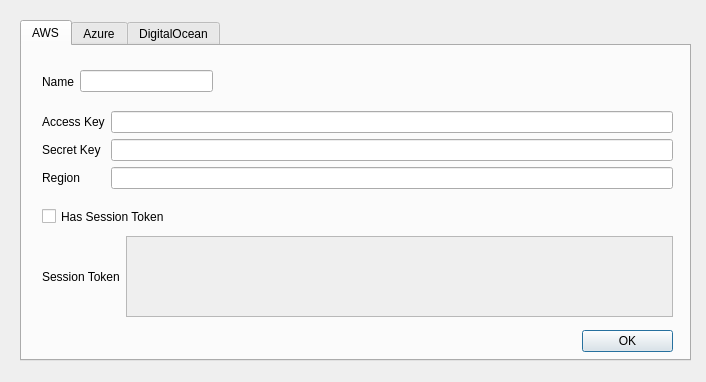
<?xml version="1.0" encoding="UTF-8"?>
<ui version="4.0">
 <class>addCredsDialog</class>
 <widget class="QDialog" name="addCredsDialog">
  <property name="geometry">
   <rect>
    <x>0</x>
    <y>0</y>
    <width>706</width>
    <height>382</height>
   </rect>
  </property>
  <property name="windowTitle">
   <string>Add Credentials</string>
  </property>
  <property name="windowIcon">
   <iconset>
    <normaloff>logo.png</normaloff>logo.png</iconset>
  </property>
  <property name="sizeGripEnabled">
   <bool>false</bool>
  </property>
  <widget class="QTabWidget" name="credsTabWidget">
   <property name="geometry">
    <rect>
     <x>20</x>
     <y>20</y>
     <width>671</width>
     <height>341</height>
    </rect>
   </property>
   <property name="tabShape">
    <enum>QTabWidget::Rounded</enum>
   </property>
   <property name="currentIndex">
    <number>0</number>
   </property>
   <widget class="QWidget" name="awsTab">
    <attribute name="title">
     <string>AWS</string>
    </attribute>
    <widget class="QWidget" name="formLayoutWidget">
     <property name="geometry">
      <rect>
       <x>20</x>
       <y>65</y>
       <width>631</width>
       <height>82</height>
      </rect>
     </property>
     <layout class="QFormLayout" name="formLayout">
      <item row="0" column="0">
       <widget class="QLabel" name="label">
        <property name="text">
         <string>Access Key</string>
        </property>
       </widget>
      </item>
      <item row="0" column="1">
       <widget class="QLineEdit" name="awsAccessKeyLineEdit"/>
      </item>
      <item row="1" column="0">
       <widget class="QLabel" name="label_2">
        <property name="text">
         <string>Secret Key</string>
        </property>
       </widget>
      </item>
      <item row="1" column="1">
       <widget class="QLineEdit" name="awsSecretKeyLineEdit"/>
      </item>
      <item row="2" column="0">
       <widget class="QLabel" name="label_13">
        <property name="text">
         <string>Region</string>
        </property>
       </widget>
      </item>
      <item row="2" column="1">
       <widget class="QLineEdit" name="awsRegionLineEdit"/>
      </item>
     </layout>
    </widget>
    <widget class="QCheckBox" name="awsHasSessionCheckBox">
     <property name="geometry">
      <rect>
       <x>20</x>
       <y>160</y>
       <width>171</width>
       <height>21</height>
      </rect>
     </property>
     <property name="text">
      <string>Has Session Token</string>
     </property>
    </widget>
    <widget class="QWidget" name="horizontalLayoutWidget_3">
     <property name="geometry">
      <rect>
       <x>20</x>
       <y>20</y>
       <width>171</width>
       <height>31</height>
      </rect>
     </property>
     <layout class="QHBoxLayout" name="horizontalLayout_3">
      <item>
       <widget class="QLabel" name="label_3">
        <property name="text">
         <string>Name</string>
        </property>
       </widget>
      </item>
      <item>
       <widget class="QLineEdit" name="awsNameLineEdit"/>
      </item>
     </layout>
    </widget>
    <widget class="QWidget" name="horizontalLayoutWidget_6">
     <property name="geometry">
      <rect>
       <x>20</x>
       <y>190</y>
       <width>631</width>
       <height>81</height>
      </rect>
     </property>
     <layout class="QHBoxLayout" name="horizontalLayout_6">
      <item>
       <widget class="QLabel" name="label_12">
        <property name="text">
         <string>Session Token</string>
        </property>
       </widget>
      </item>
      <item>
       <widget class="QTextEdit" name="awsSessionTokenTextEdit">
        <property name="enabled">
         <bool>false</bool>
        </property>
       </widget>
      </item>
     </layout>
    </widget>
    <widget class="QWidget" name="horizontalLayoutWidget">
     <property name="geometry">
      <rect>
       <x>560</x>
       <y>280</y>
       <width>91</width>
       <height>31</height>
      </rect>
     </property>
     <layout class="QHBoxLayout" name="horizontalLayout">
      <item>
       <widget class="QPushButton" name="addAWSCredsPushButton">
        <property name="text">
         <string>OK</string>
        </property>
       </widget>
      </item>
     </layout>
    </widget>
   </widget>
   <widget class="QWidget" name="azureTab">
    <attribute name="title">
     <string>Azure</string>
    </attribute>
    <widget class="QWidget" name="horizontalLayoutWidget_4">
     <property name="geometry">
      <rect>
       <x>20</x>
       <y>20</y>
       <width>171</width>
       <height>31</height>
      </rect>
     </property>
     <layout class="QHBoxLayout" name="horizontalLayout_4">
      <item>
       <widget class="QLabel" name="label_8">
        <property name="text">
         <string>Name</string>
        </property>
       </widget>
      </item>
      <item>
       <widget class="QLineEdit" name="lineEdit_8"/>
      </item>
     </layout>
    </widget>
    <widget class="QPushButton" name="pushButton">
     <property name="geometry">
      <rect>
       <x>570</x>
       <y>277</y>
       <width>80</width>
       <height>21</height>
      </rect>
     </property>
     <property name="text">
      <string>OK</string>
     </property>
    </widget>
    <widget class="QWidget" name="formLayoutWidget_4">
     <property name="geometry">
      <rect>
       <x>19</x>
       <y>59</y>
       <width>321</width>
       <height>231</height>
      </rect>
     </property>
     <layout class="QFormLayout" name="formLayout_4">
      <item row="0" column="0">
       <widget class="QLabel" name="label_14">
        <property name="text">
         <string>Access Key</string>
        </property>
       </widget>
      </item>
      <item row="1" column="0">
       <widget class="QLabel" name="label_15">
        <property name="text">
         <string>Access Token</string>
        </property>
       </widget>
      </item>
      <item row="2" column="0">
       <widget class="QLabel" name="label_16">
        <property name="text">
         <string>Refresh Token</string>
        </property>
       </widget>
      </item>
      <item row="0" column="1">
       <widget class="QLineEdit" name="lineEdit"/>
      </item>
      <item row="1" column="1">
       <widget class="QTextEdit" name="textEdit"/>
      </item>
      <item row="2" column="1">
       <widget class="QTextEdit" name="textEdit_2"/>
      </item>
      <item row="3" column="0">
       <widget class="QLabel" name="label_17">
        <property name="text">
         <string>Resource</string>
        </property>
       </widget>
      </item>
      <item row="3" column="1">
       <widget class="QLineEdit" name="lineEdit_2"/>
      </item>
     </layout>
    </widget>
    <widget class="Line" name="line">
     <property name="geometry">
      <rect>
       <x>340</x>
       <y>60</y>
       <width>20</width>
       <height>231</height>
      </rect>
     </property>
     <property name="orientation">
      <enum>Qt::Vertical</enum>
     </property>
    </widget>
    <widget class="QWidget" name="formLayoutWidget_5">
     <property name="geometry">
      <rect>
       <x>360</x>
       <y>60</y>
       <width>291</width>
       <height>111</height>
      </rect>
     </property>
     <layout class="QFormLayout" name="formLayout_5">
      <item row="0" column="0">
       <widget class="QLabel" name="label_18">
        <property name="text">
         <string>Username</string>
        </property>
       </widget>
      </item>
      <item row="0" column="1">
       <widget class="QLineEdit" name="lineEdit_3"/>
      </item>
      <item row="1" column="0">
       <widget class="QLabel" name="label_19">
        <property name="text">
         <string>Password</string>
        </property>
       </widget>
      </item>
      <item row="1" column="1">
       <widget class="QLineEdit" name="lineEdit_13"/>
      </item>
      <item row="2" column="0">
       <widget class="QLabel" name="label_21">
        <property name="text">
         <string>Resource</string>
        </property>
       </widget>
      </item>
      <item row="2" column="1">
       <widget class="QLineEdit" name="lineEdit_12"/>
      </item>
      <item row="3" column="0">
       <widget class="QLabel" name="label_24">
        <property name="text">
         <string>Tenant ID</string>
        </property>
       </widget>
      </item>
      <item row="3" column="1">
       <widget class="QLineEdit" name="lineEdit_17"/>
      </item>
     </layout>
    </widget>
    <widget class="Line" name="line_5">
     <property name="geometry">
      <rect>
       <x>360</x>
       <y>170</y>
       <width>291</width>
       <height>20</height>
      </rect>
     </property>
     <property name="orientation">
      <enum>Qt::Horizontal</enum>
     </property>
    </widget>
    <widget class="QWidget" name="formLayoutWidget_6">
     <property name="geometry">
      <rect>
       <x>360</x>
       <y>190</y>
       <width>291</width>
       <height>82</height>
      </rect>
     </property>
     <layout class="QFormLayout" name="formLayout_6">
      <item row="0" column="0">
       <widget class="QLabel" name="label_20">
        <property name="text">
         <string>Client ID</string>
        </property>
       </widget>
      </item>
      <item row="0" column="1">
       <widget class="QLineEdit" name="lineEdit_14"/>
      </item>
      <item row="1" column="0">
       <widget class="QLabel" name="label_22">
        <property name="text">
         <string>Client Secret</string>
        </property>
       </widget>
      </item>
      <item row="1" column="1">
       <widget class="QLineEdit" name="lineEdit_15"/>
      </item>
      <item row="2" column="0">
       <widget class="QLabel" name="label_23">
        <property name="text">
         <string>Tenant ID</string>
        </property>
       </widget>
      </item>
      <item row="2" column="1">
       <widget class="QLineEdit" name="lineEdit_16"/>
      </item>
     </layout>
    </widget>
   </widget>
   <widget class="QWidget" name="digitaloceanTab">
    <attribute name="title">
     <string>DigitalOcean</string>
    </attribute>
    <widget class="QWidget" name="formLayoutWidget_2">
     <property name="geometry">
      <rect>
       <x>10</x>
       <y>180</y>
       <width>501</width>
       <height>82</height>
      </rect>
     </property>
     <layout class="QFormLayout" name="formLayout_2">
      <item row="0" column="0">
       <widget class="QLabel" name="label_4">
        <property name="text">
         <string>Access Key</string>
        </property>
       </widget>
      </item>
      <item row="1" column="0">
       <widget class="QLabel" name="label_5">
        <property name="text">
         <string>Secret Key</string>
        </property>
       </widget>
      </item>
      <item row="2" column="0">
       <widget class="QLabel" name="label_6">
        <property name="text">
         <string>Region</string>
        </property>
       </widget>
      </item>
      <item row="0" column="1">
       <widget class="QLineEdit" name="lineEdit_4"/>
      </item>
      <item row="2" column="1">
       <widget class="QLineEdit" name="lineEdit_6"/>
      </item>
      <item row="1" column="1">
       <widget class="QLineEdit" name="lineEdit_5"/>
      </item>
     </layout>
    </widget>
    <widget class="QDialogButtonBox" name="buttonBox_3">
     <property name="geometry">
      <rect>
       <x>490</x>
       <y>270</y>
       <width>161</width>
       <height>31</height>
      </rect>
     </property>
     <property name="orientation">
      <enum>Qt::Horizontal</enum>
     </property>
     <property name="standardButtons">
      <set>QDialogButtonBox::Cancel|QDialogButtonBox::Ok</set>
     </property>
    </widget>
    <widget class="QWidget" name="horizontalLayoutWidget_2">
     <property name="geometry">
      <rect>
       <x>10</x>
       <y>60</y>
       <width>501</width>
       <height>31</height>
      </rect>
     </property>
     <layout class="QHBoxLayout" name="horizontalLayout_2">
      <item>
       <widget class="QLabel" name="label_7">
        <property name="text">
         <string>API Key</string>
        </property>
       </widget>
      </item>
      <item>
       <widget class="QLineEdit" name="lineEdit_7"/>
      </item>
     </layout>
    </widget>
    <widget class="QWidget" name="horizontalLayoutWidget_5">
     <property name="geometry">
      <rect>
       <x>10</x>
       <y>10</y>
       <width>171</width>
       <height>31</height>
      </rect>
     </property>
     <layout class="QHBoxLayout" name="horizontalLayout_5">
      <item>
       <widget class="QLabel" name="label_9">
        <property name="text">
         <string>Name</string>
        </property>
       </widget>
      </item>
      <item>
       <widget class="QLineEdit" name="lineEdit_9"/>
      </item>
     </layout>
    </widget>
    <widget class="QWidget" name="verticalLayoutWidget">
     <property name="geometry">
      <rect>
       <x>530</x>
       <y>10</y>
       <width>121</width>
       <height>76</height>
      </rect>
     </property>
     <layout class="QVBoxLayout" name="verticalLayout">
      <item>
       <widget class="QRadioButton" name="radioButton">
        <property name="text">
         <string>Space API</string>
        </property>
       </widget>
      </item>
      <item>
       <widget class="QRadioButton" name="radioButton_2">
        <property name="text">
         <string>DigitalOcean API</string>
        </property>
       </widget>
      </item>
      <item>
       <widget class="QRadioButton" name="radioButton_3">
        <property name="text">
         <string>OAuth API</string>
        </property>
       </widget>
      </item>
     </layout>
    </widget>
    <widget class="QWidget" name="formLayoutWidget_3">
     <property name="geometry">
      <rect>
       <x>10</x>
       <y>110</y>
       <width>501</width>
       <height>54</height>
      </rect>
     </property>
     <layout class="QFormLayout" name="formLayout_3">
      <item row="0" column="0">
       <widget class="QLabel" name="label_10">
        <property name="text">
         <string>Access Key</string>
        </property>
       </widget>
      </item>
      <item row="0" column="1">
       <widget class="QLineEdit" name="lineEdit_10"/>
      </item>
      <item row="1" column="0">
       <widget class="QLabel" name="label_11">
        <property name="text">
         <string>Secret Key</string>
        </property>
       </widget>
      </item>
      <item row="1" column="1">
       <widget class="QLineEdit" name="lineEdit_11"/>
      </item>
     </layout>
    </widget>
    <widget class="Line" name="line_2">
     <property name="geometry">
      <rect>
       <x>10</x>
       <y>90</y>
       <width>501</width>
       <height>20</height>
      </rect>
     </property>
     <property name="orientation">
      <enum>Qt::Horizontal</enum>
     </property>
    </widget>
    <widget class="Line" name="line_3">
     <property name="geometry">
      <rect>
       <x>10</x>
       <y>160</y>
       <width>501</width>
       <height>20</height>
      </rect>
     </property>
     <property name="orientation">
      <enum>Qt::Horizontal</enum>
     </property>
    </widget>
    <widget class="Line" name="line_4">
     <property name="geometry">
      <rect>
       <x>10</x>
       <y>40</y>
       <width>501</width>
       <height>20</height>
      </rect>
     </property>
     <property name="orientation">
      <enum>Qt::Horizontal</enum>
     </property>
    </widget>
   </widget>
  </widget>
 </widget>
 <resources/>
 <connections/>
</ui>
